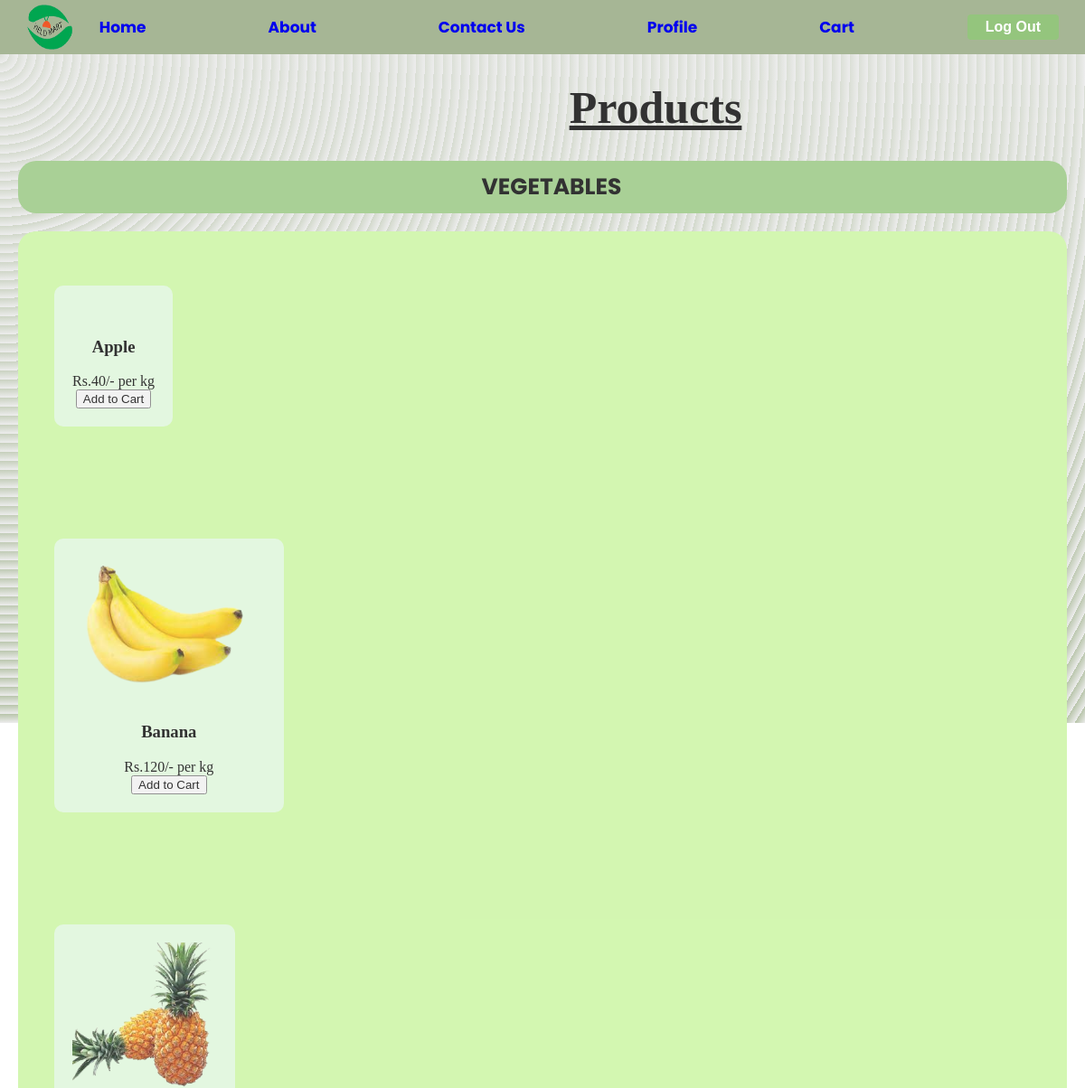
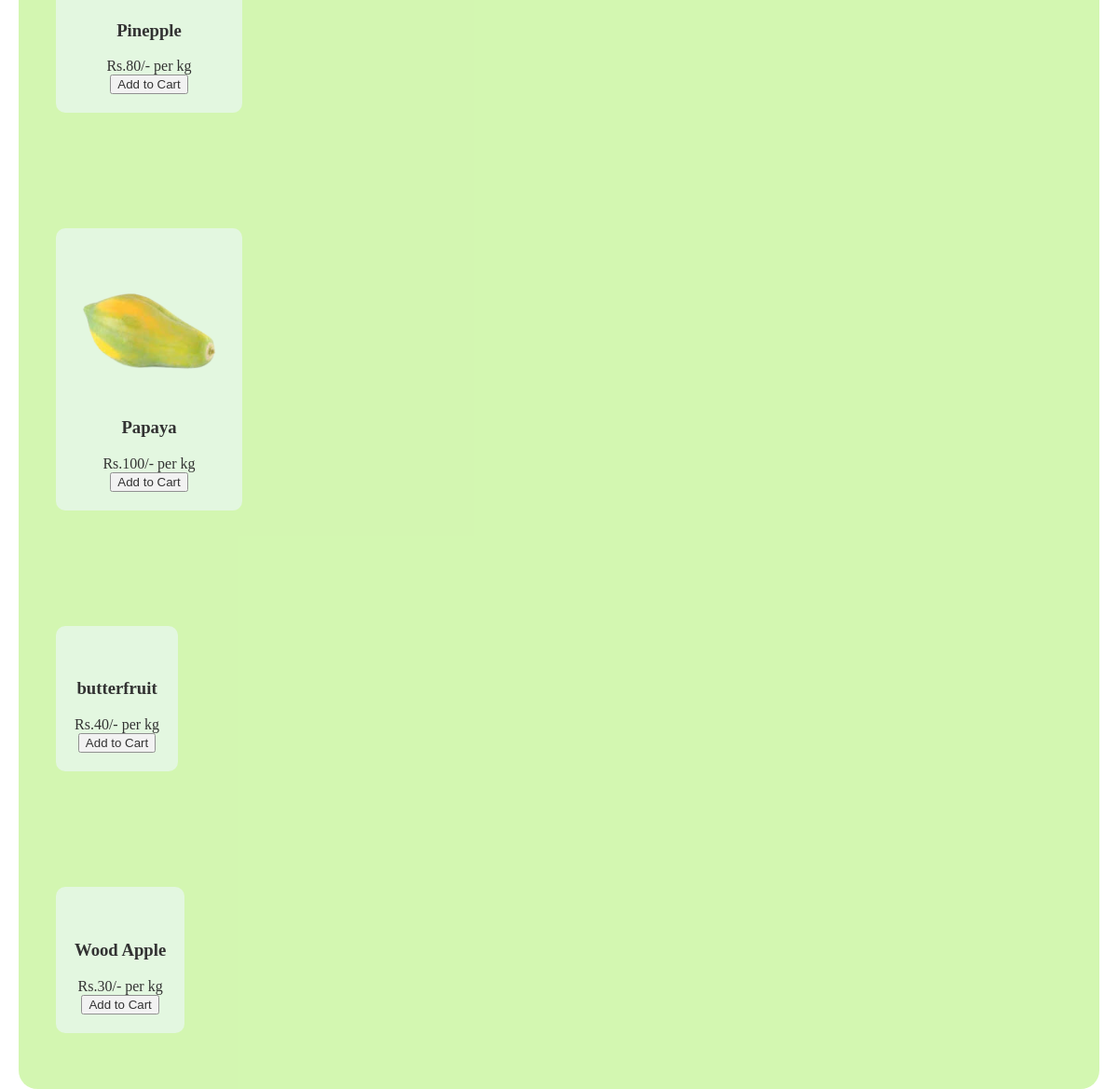
The page /farmer/stocks_.php on the database its author committed (2 pictures, top to bottom).
### tables this page shows
CREATE TABLE `products` (
  `product_id` int(11) NOT NULL,
  `name` varchar(255) NOT NULL,
  `quantity` int(6) NOT NULL,
  `price` int(4) NOT NULL,
  `type` varchar(10) NOT NULL,
  `image` varchar(1000) NOT NULL,
  `listed_on` datetime NOT NULL
);

### farmer/stocks_.php (the view, shortened to what this page needs)
<!DOCTYPE html>
<html lang="en">
<head>
    <link rel="stylesheet" href="./css/stocks.css">
</head>
<body>
    <?php include "./config.php"; ?>
    <div class="nav-bar">
        <div class="left">
            <img src="./Images/logo.png" class="logo-photo" alt="logo">
        </div>
        <div class="middle">
            <div class="nav-text"><a href="#">Home</a></div>
            <div class="nav-text"><a href="#">About</a></div>
            <div class="nav-text"><a href="#">Contact Us</a></div>
            <div class="nav-text"><a href="#">Profile</a></div>
            <div class="nav-text"><a href="#">Cart</a></div>
        </div>
        <div class="right">
            <div><a href="./logout.php"><input type="button" value="Log Out"></a></div>
        </div>
    </div>
    <div class="content pattern">
        <div class="row">
            <div class="txt">Products</div>
        </div>
        <div class="row" style="background-color: #94C57D; border-radius:20px;">
            <div class="txt" style="font-size: 25px; margin-left: 20px; text-decoration:none; font-family: 'Poppins';">VEGETABLES</div>
        </div>
        <div class="row" style="background-color: #C9F59E; border-radius:20px;">
            <?php
            $select_products = mysqli_query($conn, "SELECT * FROM `products`");
            if (mysqli_num_rows($select_products) > 0) {
                while ($fetch_product = mysqli_fetch_assoc($select_products)) {
            ?>
                    <table>
                        <tbody>
                            <tr>
                                <td>
                                    <form action="" method="post">
                                        <div class="box">
                                            <img src="uploaded_img/<?php echo $fetch_product['image']; ?>" alt="">
                                            <h3><?php echo $fetch_product['name']; ?></h3>
                                            <div class="price">Rs.<?php echo $fetch_product['price']; ?>/- per kg</div>
                                            <input type="submit" class="btn" value="Add to Cart" name="add_to_cart">
                                        </div>
                                    </form>
                                </td>
                    </table>
            <?php
                };
            };
            ?>
        </div>
    </div>
</body>
</html>

### farmer/css/stocks.css (style rules this page uses)
.nav-bar { background-color: #a6b695; height: 60px; display: flex; justify-content: space-between; flex-direction: row; align-items: center; font-weight: bold; font-family: 'Poppins'; color: #fff; }
.middle { display: flex; flex-direction: row; align-items: center; justify-content: center; }
.logo-photo { width: 50px; height: 50px; margin: 10px 10px 10px 30px; }
.left { display: flex; flex-direction: row; align-items: center; justify-content: flex-start; }
.right { display: flex; flex-direction: row; align-items: center; justify-content: flex-end; margin-right: 29px; }
.nav-text { margin-right: 120px; margin-left: 15px; font-size: 17px; font-family: 'Poppins'; }
.nav-text>a:link { text-decoration: none; }
body { margin: 0; }
.right input[type=button] { padding: 5px 20px 5px 20px; border-radius: 4px; font-weight: bold; color: #fff; border: #94C57D; background-color: #94C57D; font-size: 16px; }
.content { display: flex; flex-direction: column; height: calc(100vh - 60px); }
.row { margin-top: 20px; display: flex; flex-direction: row; flex-wrap: wrap; margin-left: 20px; margin-right: 20px; padding-top: 10px; padding-bottom: 10px; justify-content: center; gap: 1.5rem; grid-template-columns: repeat(4, 1fr); }
.txt { font-size: 50px; font-weight: bold; color: black; text-decoration: underline; margin-left: 250px; }
table { width: 100%; border-spacing: 20px; grid-template-columns: repeat(3, 1fr); }
td { padding: 7px; text-align: center; background-color: #DDF6D9; padding: 20px; margin-left: 20px; border-radius: 10px; }
.pattern { background-color: #e9e9e9; opacity: 0.8; background-image: repeating-radial-gradient(circle at 0 0, transparent 0, #e9e9e9 10px), repeating-linear-gradient(#a6b69555, #a6b695); }
table { margin-top: 20px; display: flex; flex-direction: row; margin-left: 20px; margin-right: 20px; padding-top: 10px; padding-bottom: 10px; }
img { height: 10rem; }

### rows shown on the page
products: name "Apple", price "40"
products: image (picture), name "Banana", price "120"
products: image (picture), name "Pinepple", price "80"
products: image (picture), name "Papaya", price "100"
products: name "butterfruit", price "40"
products: name "Wood Apple", price "30"
